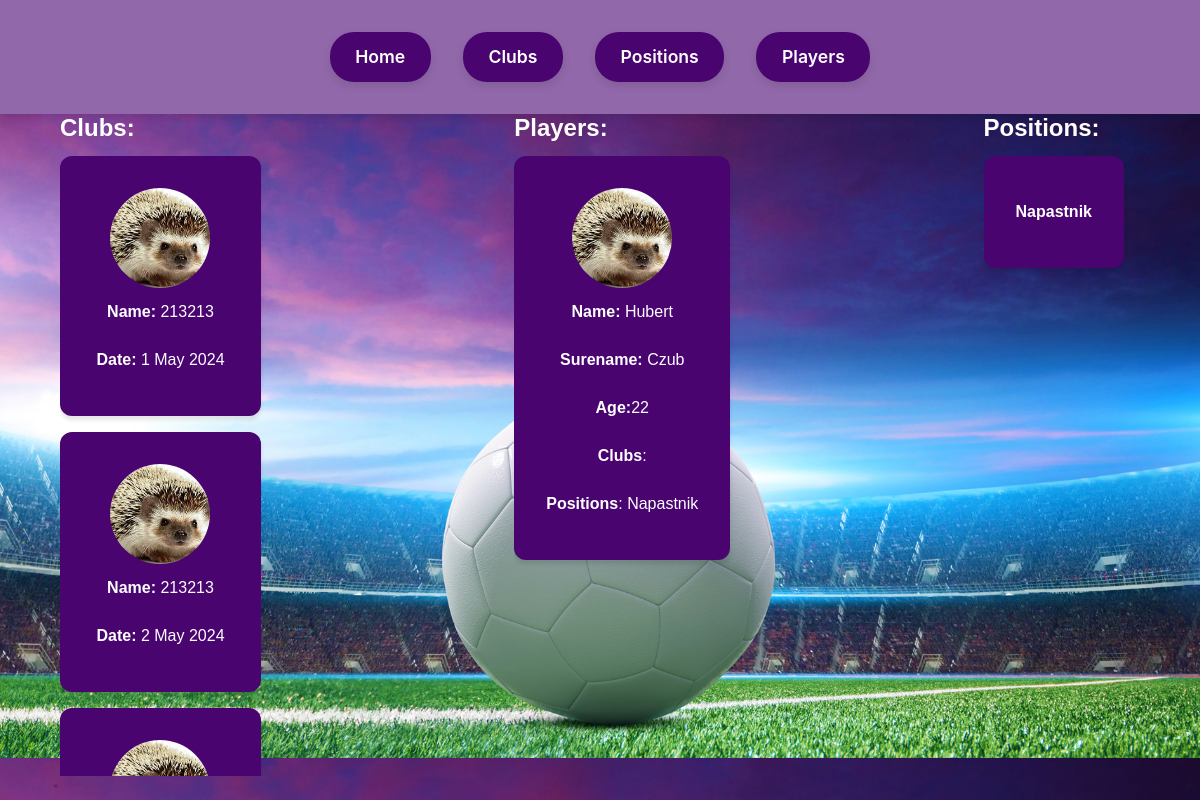
The app's page /, older data.
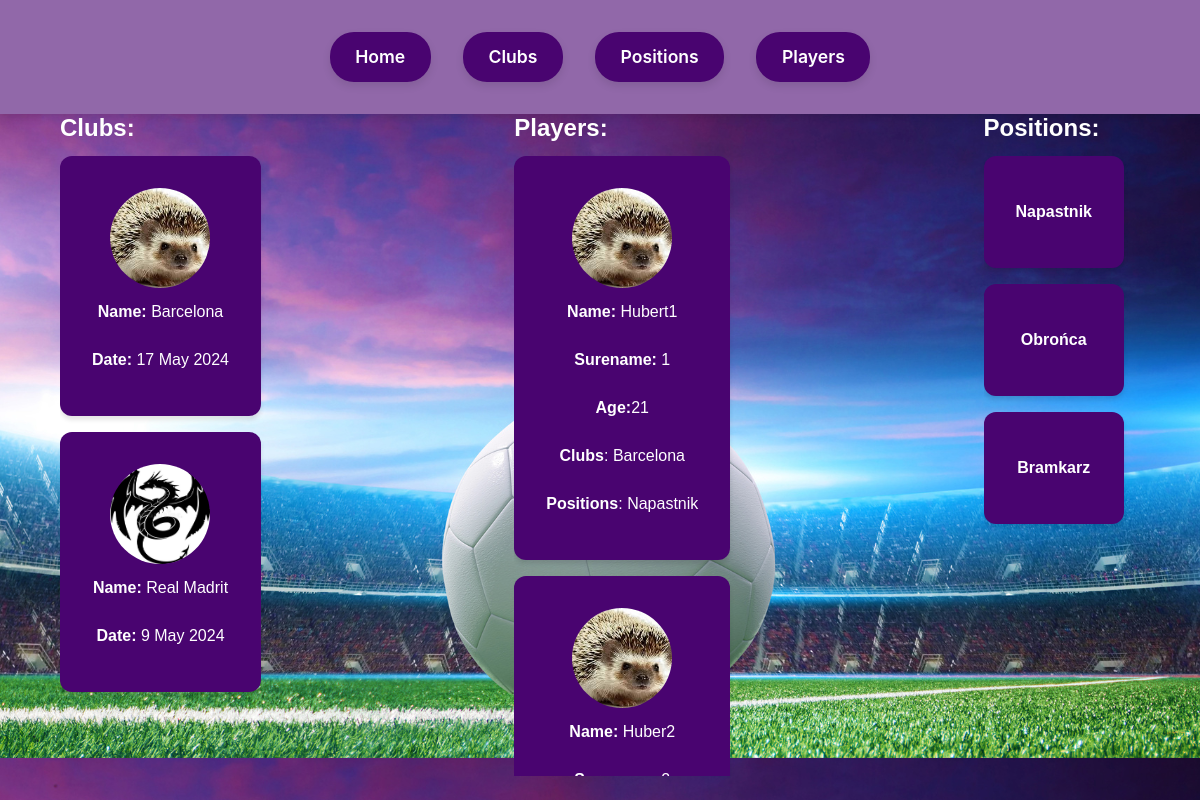
The same page, newer data.
### www/models.py (models this page shows, shortened)
class Club(models.Model):
    name = models.CharField(max_length=100)
    date = models.DateTimeField(max_length=10)
    photo = models.ImageField(upload_to='images')

class Player(models.Model):
    name = models.CharField(max_length=10)
    surname = models.CharField(max_length=15)
    age = models.CharField(max_length=10)
    club = models.ManyToManyField(Club)
    position = models.ManyToManyField(Position)
    photo = models.ImageField(upload_to='images')

class Position(models.Model):
    name = models.CharField(max_length=20)

### www/views.py (the view)
# urls.py: path('', views.index, name='index'),
def index(request):
    clubs_list = Club.objects.all()
    players_list = Player.objects.all()
    positions_list = Position.objects.all()
    return render(request, 'www/index.html', {'clubs': clubs_list, 'players': players_list, 'positions': positions_list})

### www/templates/www/index.html (shortened to what this page needs)
<!DOCTYPE html>
<html lang="en">
<head>
    {% load static %}
    <link rel="stylesheet" href="{% static 'reset.css' %}">
    <link rel="stylesheet" href="{% static 'header.css' %}">
    <link rel="stylesheet" href="{% static 'main.css' %}">
</head>
<body>
    <header>
        <div class="container">
            <a href="{% url 'index' %}"><button class="button">Home</button></a>
            <a href="{% url 'clubs' %}"><button class="button">Clubs</button></a>
            <a href="{% url 'positions' %}"><button class="button">Positions</button></a>
            <a href="{% url 'players' %}"><button class="button">Players</button></a>
        </div>
    </header>
    <main>
        <div class="container">
            <div class="cards">
                <h1>Clubs:</h1>
                <div class="card_container">
                    {% for club in clubs %}
                            <a class="card" href="{% url 'club_detail' club.id %}">
                                <img src="{{ club.photo.url }}" alt="{{ club.name }}" width="100">
                                <p><span>Name:</span> {{ club.name }}</p>
                                <p><span>Date:</span> {{ club.date|date:"j F Y" }}</p>
                            </a>
                    {% endfor %}
                </div>
            </div>
            <div class="cards">
                <h1>Players:</h1>
                <div class="card_container">
                    {% for player in players %}
                        <div class="card">
                            <img src="{{ player.photo.url }}" alt="{{ player.name }}" width="100">
                            <p><span>Name:</span> {{ player.name }}</p>
                            <p><span>Surename: </span>{{ player.surname }}</p>
                            <p><span>Age:</span>{{ player.age}}</p>
                            <p><span>Clubs</span>:
                                {% for club in player.club.all %}
                                    {{ club.name }}
                                {% endfor %}
                            </p>
                            <p><span>Positions</span>:
                                {% for position in player.position.all %}
                                    {{ position.name }}
                                {% endfor %}
                            </p>
                        </div>
                    {% endfor %}
                </div>
            </div>
            <div class="cards">
                <h1>Positions:</h1>
                    <div class="card_container">
                        {% for position in positions %}
                            <div class="card">
                                <p><span>{{ position.name }}</span></p>
                            </div>
                        {% endfor %}
                    </div>
            </div>
        </div>
    </main>
</body>
</html>

Row changes from the older to the newer data that the page shows:
removed Club: photo (picture), name "213213", date "1 May 2024", shown under "Clubs:"
removed Club: photo (picture), name "213213", date "2 May 2024", shown under "Clubs:"
removed Club: photo (picture), shown under "Clubs:"
removed Player: photo (picture), name "Hubert", surname "Czub", age "22", Position (name "Napastnik")
added Club: photo (picture), name "Barcelona", date "17 May 2024"
added Club: photo (picture), name "Real Madrit", date "9 May 2024", shown under "Clubs:"
added Player: photo (picture), name "Hubert1", surname "1", age "21", Position (name "Napastnik")
added Player: photo (picture), name "Huber2"
added Position: name "Obrońca", shown under "Positions:"
added Position: name "Bramkarz", shown under "Positions:"
